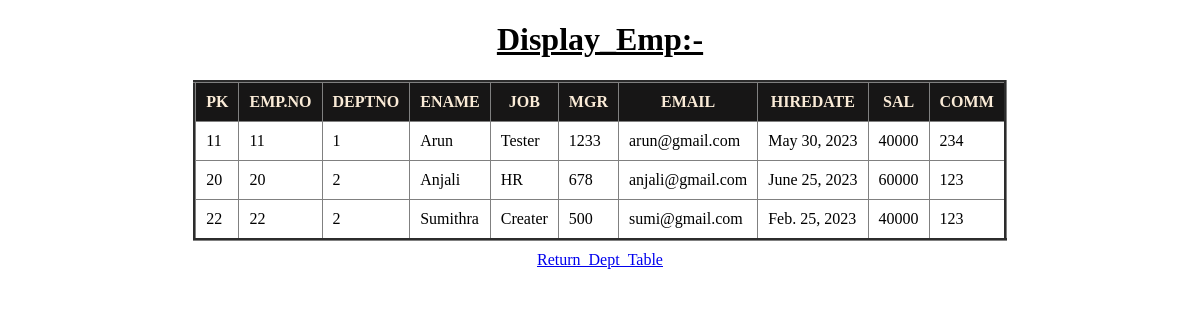
Before: /emp/ with the older database file.
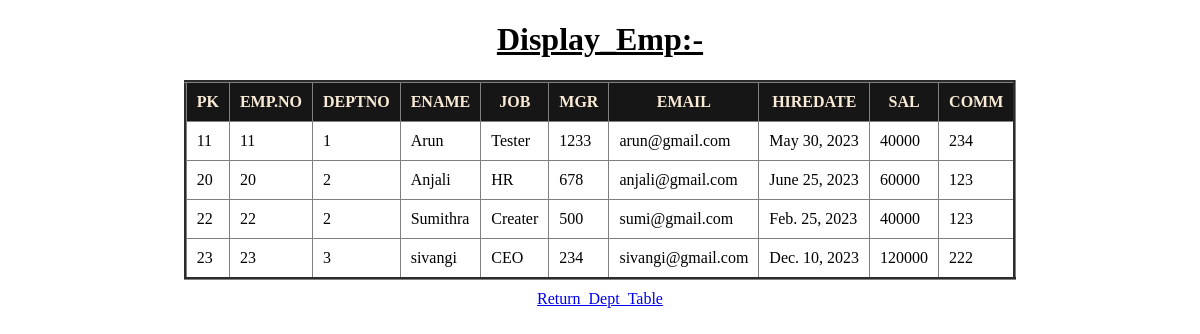
After: the same page with the newer database file.
### app/models.py (models this page shows, shortened)
class Emp(models.Model):
    deptno=models.ForeignKey(Dept,on_delete=models.CASCADE)
    empno=models.IntegerField(primary_key=True)
    ename=models.CharField(max_length=100)
    job=models.CharField(max_length=100)
    MGR=models.CharField(max_length=100)
    email=models.CharField(max_length=100,default='@gmail.com')
    Hiredate=models.DateField(max_length=100)
    sal=models.IntegerField(default=50000)
    comm=models.IntegerField(default=0)

class Dept(models.Model):
    deptno=models.IntegerField(primary_key=True)
    dname=models.CharField(max_length=100,unique=True)
    loc=models.CharField(max_length=100)
    def __str__(self):
        return str(self.deptno)

### app/views.py (the view)
# urls.py: path('emp/',emp,name='emp'),
def emp(request):
    QLTO=Emp.objects.all()
    QLTO=Emp.objects.all().order_by('ename')
    QLTO=Emp.objects.all().order_by('-ename')
    QLTO=Emp.objects.all().order_by(Length('ename'))
    QLTO=Emp.objects.all().order_by(Length('ename').desc())
    QLTO=Emp.objects.all().order_by('empno')[::]
    QLTO=Emp.objects.exclude(ename='sivangi')
    QLTO=Emp.objects.filter(Hiredate__month=5)
    QLTO=Emp.objects.filter(Hiredate__year=2023)
    QLTO=Emp.objects.filter(Hiredate__day=10)
    QLTO=Emp.objects.filter(sal__lt=50000)
    QLTO=Emp.objects.filter(sal__lte=50000)
    QLTO=Emp.objects.filter(sal__gt=50000)
    QLTO=Emp.objects.filter(sal__gte=50000)
    QLTO=Emp.objects.filter(deptno__in=('2','3'))
    QLTO=Emp.objects.filter(pk__in=(11,))
    QLTO=Emp.objects.filter(pk__in=(11,20))
    QLTO=Emp.objects.filter(pk__in=('11','20'))
    QLTO=Emp.objects.filter(ename__in=('Anjali',))
    QLTO=Emp.objects.filter(ename__in=('Anjali','Sumithra'))
    QLTO=Emp.objects.filter(ename__in=['Anjali'])
    QLTO=Emp.objects.filter(ename__in=['Anjali','Sumithra'])
    QLTO=Emp.objects.filter(ename__contains='A',sal__gt=50000)
    QLTO=Emp.objects.filter(Q(ename__startswith='A') & Q(sal__lt=50000))
    QLTO=Emp.objects.filter(Q(ename__contains='j') | Q(MGR__gt=200))
    QLTO=Emp.objects.all()
    d={'Emp':QLTO}
    return render(request,'emp.html',d)

### templates/emp.html (shortened to what this page needs)
<!DOCTYPE html>
<html lang="en">
<head>
</head>
<body>
    <center>
        <div>
            <h1><u>Display_Emp:-</u></h1>
            <table border="3px" cellpadding="10px" cellspacing="10px">
                <tr>
                    <th>PK</th>
                    <th>EMP.NO</th>
                    <th>DEPTNO</th>
                    <th>ENAME</th>
                    <th>JOB</th>
                    <th>MGR</th>
                    <th>EMAIL</th>
                    <th>HIREDATE</th>
                    <th>SAL</th>
                    <th>COMM</th>
                </tr>
                {% for ep in Emp %}
                    <tr class="two">
                        <td>{{ep.pk}}</td>
                        <td>{{ep.empno}}</td>
                        <td>{{ep.deptno}}</td>
                        <td>{{ep.ename}}</td>
                        <td>{{ep.job}}</td>
                        <td>{{ep.MGR}}</td>
                        <td>{{ep.email}}</td>
                        <td>{{ep.Hiredate}}</td>
                        <td>{{ep.sal}}</td>
                        <td>{{ep.comm}}</td>
                    </tr>
                {% endfor %}
            </table>
        </div>
        <div class="one">
            <a href="{% url 'dept' %}">Return_Dept_Table</a>
        </div>
    </center>
</body>
</html>

Changed rows visible on the page:
added Emp: pk "23", empno "23", deptno "3", ename "sivangi", job "CEO", MGR "234", email "sivangi@gmail.com", Hiredate "Dec. 10, 2023", sal "120000", comm "222"
